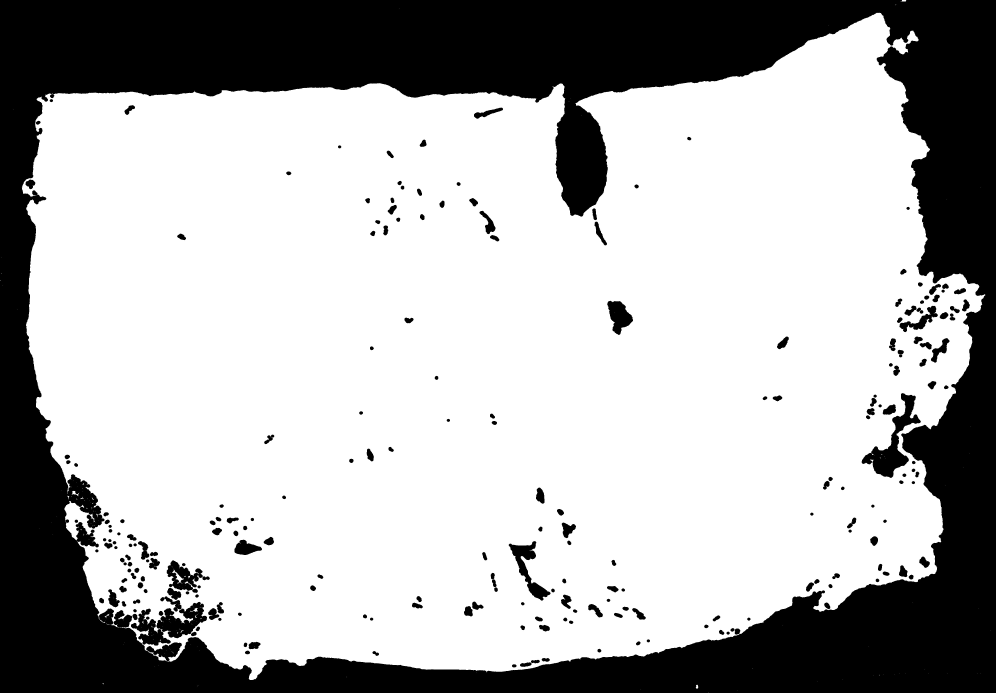
#> input picture data/_foreground.jpg, 3984 x 2770 px, given as the content of the folder ../data/train/jpg, which was not available (shown at 1/4 size)
$ python data_pipeline.py ../data   (Python 2 division)   (older library calls are emulated)
#> lines starting #> are read from the running program, lines starting #| are printed output that depends on the picture; pictures that were not available may be replaced by others from this repository, and a replacement may not be noted
"""
This script is for creating datasets from labelled image-annotation pairs

The assumption is the labels and annotations are named the same, with
annotations in PNG and labels in JPG images, located in respective folders

Several data augmentation strategies are applied.
    - random sub-sampling
    - color augmentation towards fixed targets
    - 90 degrees rotation


----------------------------------------------------
Arguments:
Position args: [1] scale - integer - square length
               [2] multiplicity - integer - # of sub-samples
               [3] dataset name - string

----------------------------------------------------
Usage:
$ python ~/histo-seg/core/data_pipeline.py 512 10 dataset_01


"""


# from openslide import OpenSlide
import cv2
import numpy as np

import itertools
import glob
import shutil
import os
import sys

sys.path.insert(0, '/home/nathan/histo-seg/v2/core')
import colorNormalization as cnorm
# /home/nathan/histo-seg/code/data_pipeline.py
# def make_classification_training(src):
#	 data.multiply_one_folder(src);


"""
Utility from days gone by. Some annotations were appended with '_mask'
This caused some problems. So i removed them.
Pretty sure this is no longer in use, but...
"""
# [8 lines left out: function remove_masktxt, not called in this run]
    #/end for
#/end remove_masktxt


"""
Another helper from the old days.
We used to require a text file like:
list.txt:
    1.jpg 1.png
    2.jpg 2.png

Now that we can use LMDB to feed caffe, this isn't needed

It's still nice to have
"""
# [27 lines left out: function makelist, not called in this run]
#/end makelist


"""
For visualizing image-mask pairs

Burns colors, defined in a look up table into the image

This uses that listfile, list.txt described above.

I guess that's why I keep that function around.
"""
# [21 lines left out: function impose_overlay, not called in this run]
    #/end for
#/end impose_overlay

"""
I guess this could be inside data_rotate

I thought it might be useful to have outside since it's a
pretty commonthing to do.

eh.
"""
# [4 lines left out: function rotate, not called in this run]
#/end rotate


"""
FIXME! produces a 0-border for even sized images

Reads images in img_dir and rotates them `iters` times by 90deg

I should probably infer the center for each image,
but assume all of them are uniformly square.

This function appends an 'r' to the filename each rotation.
"""
# [30 lines left out: function data_rotate, not called in this run]
#/end data_rotate


"""
Applies the color targets in `l_mean_range` and `l_std_range` to
the images in img_dir, saving copies each time.

the range and stds were determined through trial and error. Could easily
be a random delta from the image mean and std.
However, this sometimes results in unnatural looking results. These settings
were chosen because they're similar to plausible staining characteristics.

Should still switch it to use a random delta though.

Takes two modes: 'feat' or 'anno'. If mode is anno, the images are
rewritten as-is, with the corresponding name appendage

The function appends a 'c' to the filenames.

# TODO make this use copy for masks
"""
# [58 lines left out: function data_coloration, not called in this run]
#/end data_coloration


"""
Returns the bounding box coordinates given height, width, and
a window size ("edge").

returns (x1, x2, y1, y2)

use like this:
bbox = random_crop(h,w,edge)
img_crop = img[bbox[0]: bbox[1], bbox[0]:bbox[1], ...]

Other option is to modify this to accept minx and miny Arguments
that way we force the windows to shift around
and also make it nice and random.

TODO
"""
## Moved from data.py 6-22-17
# [11 lines left out: function random_crop, not called in this run]
#/end random_crop


"""
Extracts n SQUARE sub-images from the images in img_list

I should check that the requested edge length is legal for all the members
of img_list. eh.

We then resize them all to a constant size, given by writesize.
Yeah it's a little confusing. But it's a good way to show the net images of
varying resolution.

optionally, pass in a list of corrdinates to use for the bounding boxes
if no coordinates are given, then generate some and return them.
There's definitely a better way to do this by just stacking the mask onto the
image and doing this once, instead of twice. Same with actually every
other function in here.
I'll implement it next time.

This function appends an 's' to each new subimage name

# Jun 28, 2017 - change to grid based cutting
# introduces some badness because n in is no longer exactly the number we
# push out. It is if n is a perfect square. Otherwise it's rounded
# to be the closest perfect square on the lower end. Allows oversampling
# but also covers the whole tile

Could add cases to return the exact number. that way we'd randomize it a little
and still make use of that coords passing argument
remains to be seen if this is useful
input: 1,2,3 : output: 4
input: 4,5,6,7,8 : output 9
etc.
"""
def sub_img(img_list, ext, mode='3ch', edge=512, writesize=256, n=8, coords=0):
    # In contrast to split, do a random crop n times

    # img_list = sorted(glob.glob(os.path.join(path, '*.'+ext)))
#> called with ext = 'jpg', mode = '3ch', edge = 1024, writesize = 256, n = 3, coords = 0
    example = cv2.imread(img_list[0])
#> example is the input picture: shape (2770, 3984, 3); min 0, max 255, mean 176.8
    h, w = example.shape[0:2]
#> h = 2770; w = 3984

    # Decide to use previous coordinates or to keep track of them
    # Keep track of the randomly generated coordinates
    if coords == 0:
        gencoord = True
        sqrt_n = int(np.floor(np.sqrt(n)))
        max_x1 = w-edge
#> max_x1 = 2960
        max_y1 = h-edge
#> max_y1 = 1746
        x_step = max_x1 / sqrt_n
#> x_step = 2960
        y_step = max_y1 / sqrt_n
#> y_step = 1746
        xcoords = range(0, max_x1+1, x_step)
#> xcoords = [0, 2960]
        ycoords = range(0, max_y1+1, y_step)
#> ycoords = [0, 1746]
        coords = [c for c in itertools.product(xcoords, ycoords)]
        coords = [(x, x+edge, y, y+edge) for x, y in coords]
        coordsout = coords
    else:
        coordsout = coords

    for index, name in enumerate(img_list):
        img = cv2.imread(name)
        name = name.replace('.' + ext, '_{}.{}'.format(edge, ext))

        # print coord
        # if gencoord:
        #     coordsout = np.zeros(shape=(n, 4), dtype=np.uint32)

        for x, x2, y, y2 in coords:
            # [6 lines of commented-out code are left out]

            name = name.replace('.' + ext, 's.' + ext)

            if mode == '3ch':
                subimg = img[x:x2, y:y2, :]
                subimg = cv2.resize(
                    subimg,
                    dsize=(writesize, writesize),
                    interpolation=cv2.INTER_LINEAR)
            elif mode == '1ch':
                subimg = img[x:x2, y:y2, :]
                subimg = cv2.resize(
                    subimg,
                    dsize=(writesize, writesize),
                    interpolation=cv2.INTER_NEAREST)
            # /end if

            # this is always going to write
            # linter kinda insists on indenting it
            cv2.imwrite(filename=name, img=subimg)
#> this loop made 3 passes
#> pass 1, in sub_img, `subimg = img[x:x2, y:y2, :]`:
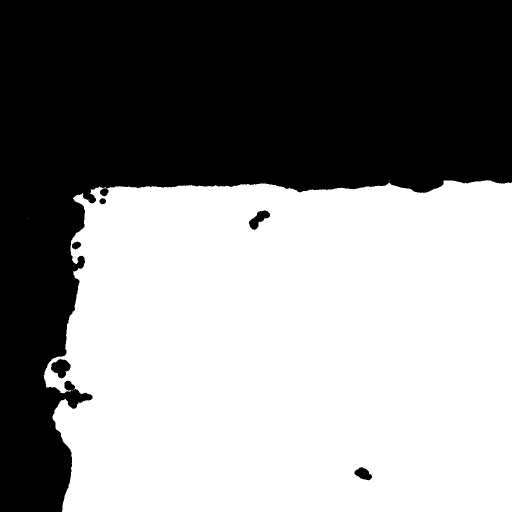
#> subimg: shape (1024, 1024, 3) (shown at 1/2 size); min 0, max 255, mean 139.4
#> pass 1, in sub_img, `subimg = cv2.resize( subimg, dsize=(writesize, writesize), interpolati..`:
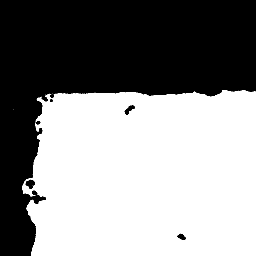
#> subimg: shape (256, 256, 3); min 0, max 255, mean 139.4
#> pass 2, in sub_img, `subimg = img[x:x2, y:y2, :]`:
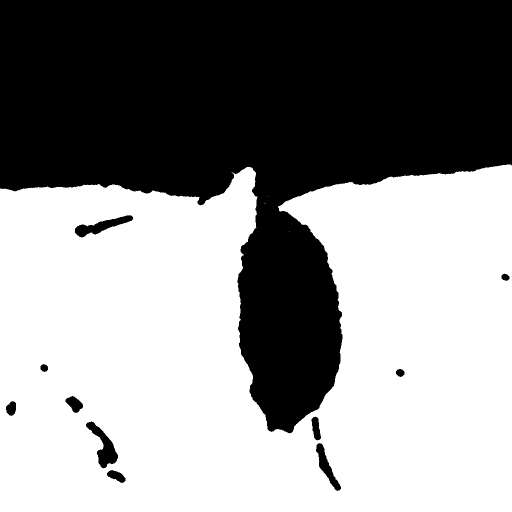
#> subimg: shape (1024, 1024, 3) (shown at 1/2 size); min 0, max 255, mean 143.4
#> pass 2, in sub_img, `subimg = cv2.resize( subimg, dsize=(writesize, writesize), interpolati..`:
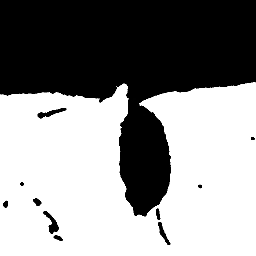
#> subimg: shape (256, 256, 3); min 0, max 255, mean 143.4

            # if gencoord:
            #     coords[index] = coordsout
            # /end if
        # /end for

    return coords
# /end sub_img


# [4 lines left out: function delete_list, not called in this run]
# /end delete_list


"""
Define a set of transformations, to be applied sequentially, to images.
For each image, track it's annotation image and copy the relevant transformations.

This should work for any sort fo experiment where
- annotation images are contained in one dir
- similary named source images are contained in their own dir
- we want them to be multiplied

"""
def multiply_data(src, anno, scales = [512], multiplicity = [9], do_color=True, do_rotate=True):

    # [9 lines of commented-out code are left out]

    if len(scales) != len(multiplicity):
        print 'Warning: scales and multiplicity must match lengths'
        return 0
    # /end if

    srclist = sorted(glob.glob(os.path.join(src, '*.jpg')))
    annolist = sorted(glob.glob(os.path.join(anno, '*.png')))

    # Multi-scale
    for scale, numbersub in zip(scales, multiplicity):
        print 'Extracting {} subregions of size {}'.format(numbersub, scale)
        coords = sub_img(
            srclist, ext='jpg', mode='3ch', edge=scale, n=numbersub)
        print 'Repeating for png'
        _ = sub_img(
            annolist,
            ext='png',
            mode='1ch',
            edge=scale,
            coords=coords,
            n=numbersub)
    # /end for


    # Now it's OK to remove the originals
    delete_list(srclist)
    delete_list(annolist)

    if do_color:
        print 'Augmenting color'
        data_coloration(src, 'feat', 'jpg', default_only=False)
        data_coloration(anno, 'anno', 'png', default_only=False)
    #/end if

    if do_rotate:
        print 'Spinning'
        data_rotate(src, 3, ext='jpg', mode='3ch')
        data_rotate(anno, 3, ext='png', mode='1ch')
    #/end if
# /end multiply_data

def make_segmentation_training(src, anno, root, scales, multiplicity, do_color=True, do_rotate=True):
    multiply_data(src, anno, scales, multiplicity, do_color, do_rotate)
    return makelist(src, anno, root)
# /end make_segmentation_training


if __name__ == "__main__":
    scales = [1024]
    multiplicity = [3]
    dataset_root = sys.argv[1]

    root = os.path.join(dataset_root, 'train')
    src = os.path.join(root, 'jpg')
    anno = os.path.join(root, 'mask')
#> (the run stopped early here; a loop or call above may not have finished)
